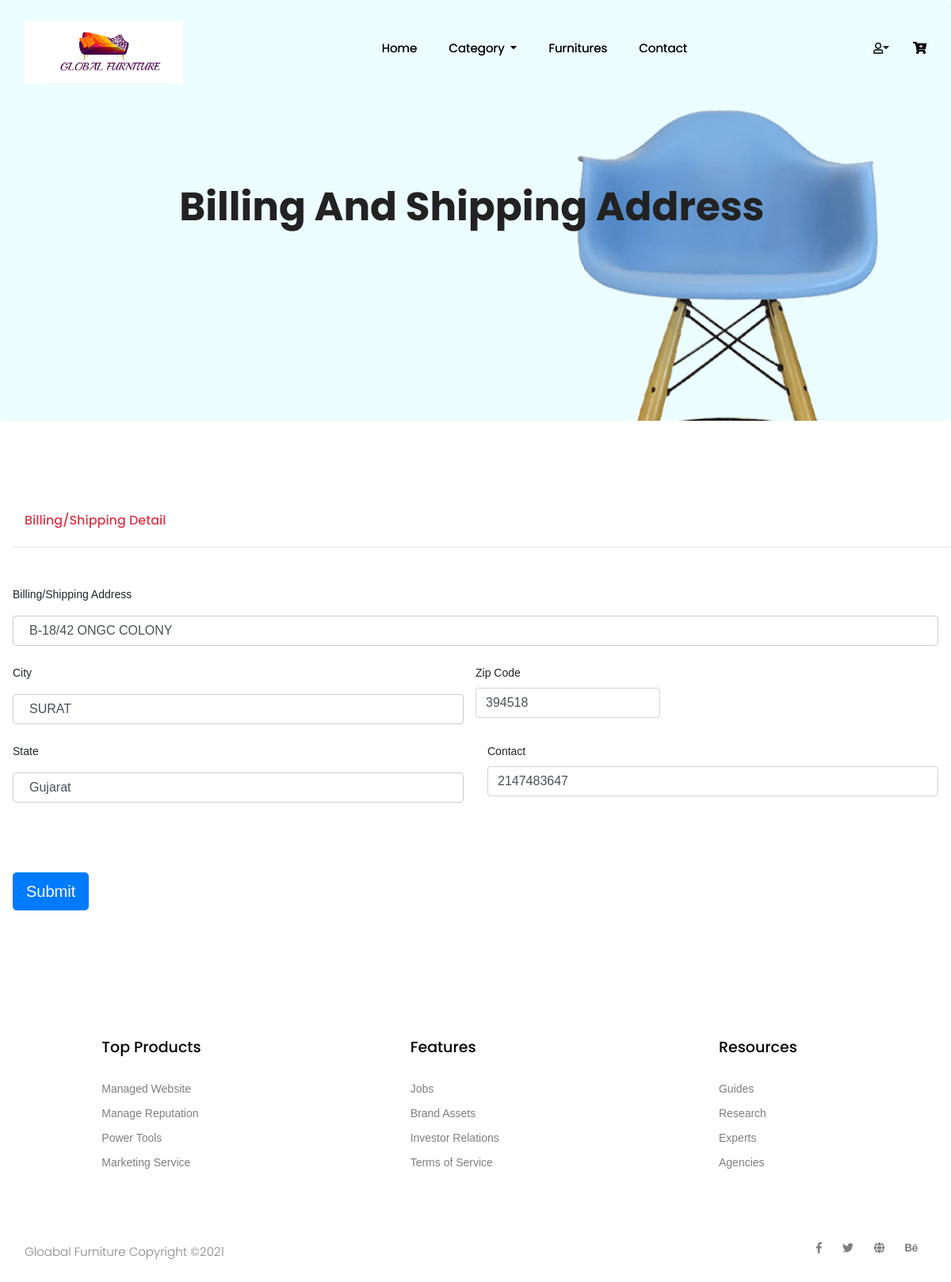
/b_s_address.php (signed in), run on the app's committed database.
### tables this page shows
CREATE TABLE `user_add` (
  `user_add_id` int(11) NOT NULL,
  `user_id` int(10) NOT NULL,
  `b_address` varchar(30) NOT NULL,
  `b_city` varchar(15) NOT NULL,
  `b_zip` int(6) NOT NULL,
  `b_state` varchar(20) NOT NULL,
  `b_contact` int(11) NOT NULL
);

### b_s_address.php (the view, shortened to what this page needs)
<!doctype html>
<html lang="zxx">
<head>
<?php include 'head_link.php'; ?>
</head>
<body>
  <?php include("header.php"); ?>
  <section class="breadcrumb breadcrumb_bg">
    <div class="container">
      <div class="row justify-content-center">
        <div class="col-lg-8">
          <div class="breadcrumb_iner">
            <div class="breadcrumb_iner_item">
              <h2>Billing and Shipping Address</h2>
            </div>
          </div>
        </div>
      </div>
    </div>
  </section>
<?php include 'header.php';
$qry1="select * from user_add where user_id=".$_SESSION['user']['user_id'];
$res1=mysqli_query($con,$qry1);
$user1=mysqli_fetch_assoc($res1);
?>
  <section class="contact-section padding_top">
    <form class="container" action="profile_code.php?insert" method="post">
      <div class="row">
<h5 class="col-12 text-danger">Billing/Shipping Detail</h5>
<hr style="border-style: solid;" class="col-12">
            <div class="row contact_form">
              <div class="col-md-12 form-group p_star">
                <label>Billing/Shipping Address </label>
                <input type="text"  class="form-control" value="<?php echo $user1['b_address'] ?>" name="b_address"  required/>
              </div><br>
              <div class="col-md-6 form-group p_star">
                <label>City</label><BR>
              <input type="text"  class="form-control" value="<?php echo $user1['b_city'] ?>" name="b_city" required />
               </div>
               <div>
                <label>Zip Code</label>
                <input type="number" class="form-control" value="<?php echo $user1['b_zip'] ?>" name="b_zip" required/>
              </div>
              <div class="col-md-6 form-group p_star">
                <label>State</label>
                <input type="text" class="form-control"value="<?php echo $user1['b_state'] ?>"  name="b_state" required/>
              </div>
              <div class="col-md-6 form-group p_star">
                <label>Contact</label>
                <input type="number"  class="form-control" value="<?php echo $user1['b_contact'] ?>" min="6000000111" max="9999999999" name="b_contact" required/>
              </div>
            </div>
<div class="row p-b-148 pt-3">
  <div class="col-12 text-center mt-5">
    <input class="btn btn-primary btn-lg" type="submit" >
  </div>
</div>
    </form>
  </section>
 <?php
    include("footer.php");
 ?>
</body>
</html>

### view_profile.css (style rules this page uses)
body { font-family: Arial, Helvetica, sans-serif; }
input[type=text], input[type=password] { width: 100%; padding: 12px 20px; margin: 8px 0; display: inline-block; border: 1px solid #ccc; box-sizing: border-box; }
.container { padding: 16px; }

### data on the page
user_add: b_address "B-18/42 ONGC COLONY", b_city "SURAT", b_zip "394518", b_contact "2147483647"
